Frame 1 (no input): blank canvas, image omitted
Frame 60 (the mouse pressed at the canvas centre just before this capture): blank canvas, image omitted
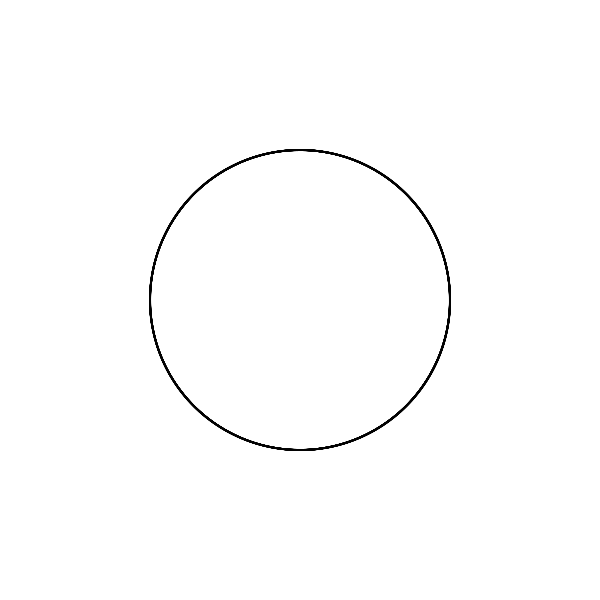
Frame 120 (the mouse held since frame 60 and released just before this capture)

The Processing sketch whose frames 1 and 60 were blank and that drew this single picture after the mouse press (run headless with seeded random() and noise(); from frame 60 on, the mouse is pressed at the canvas centre):

// Processing sketch: processing_145028
// ── processing_145028.pde

// David Mrugala

void setup() {
  size(600, 600);
  colorMode(RGB);
  //noLoop();
}

void draw() {
  background(255);

  noFill();
  strokeCap(CORNER);
  strokeWeight(1);
  stroke(0, 100);

  translate(width/2, height/2);
  for (int i=0; i<360; i++) {
    pushMatrix();
    rotate(radians(i));
    arc(0, 0, mouseX, mouseY, 0, PI);
    popMatrix();
  }
}
